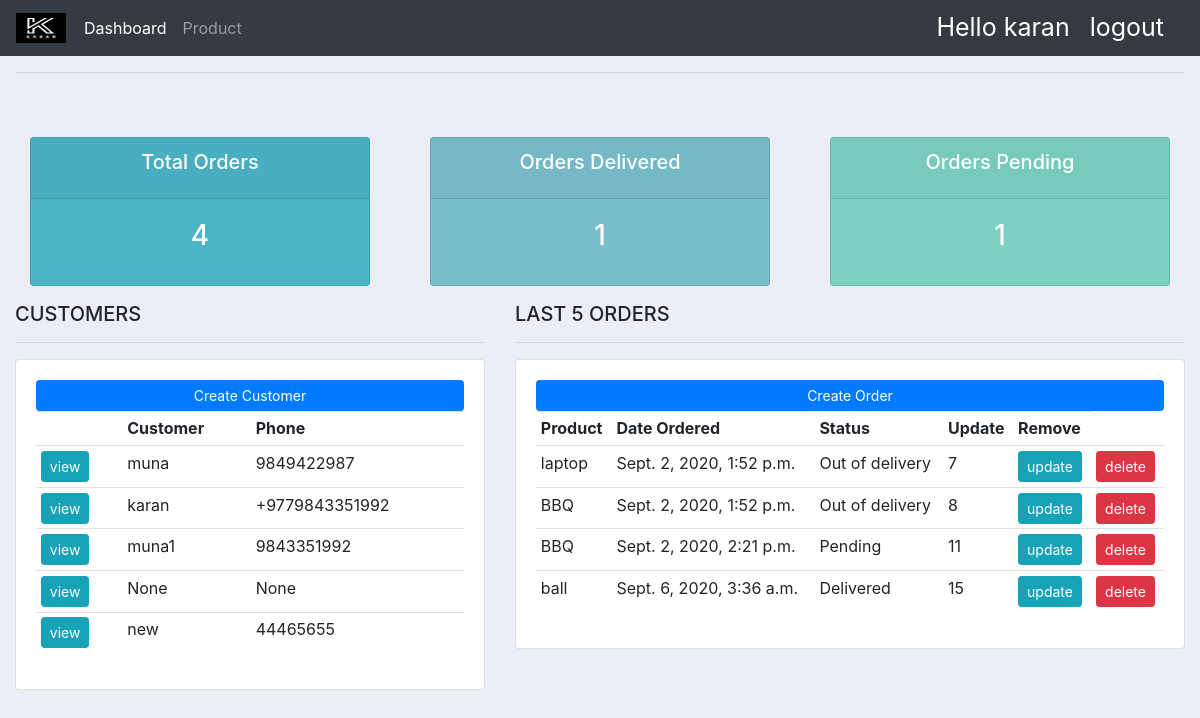
The app's page / (signed in) with its own data.
### accounts/models.py (models this page shows, shortened)
class Customer(models.Model):
	user=models.OneToOneField(User,null=True,blank=True,on_delete=models.CASCADE)
	name=models.CharField(max_length=200,null=True)
	phone=models.CharField(max_length=200,null=True)
	email=models.CharField(max_length=200,null=True)
	profile_pic=models.ImageField(default="logo.png",null=True,blank=True)
	date_created=models.DateTimeField(auto_now_add=True)

class Order(models.Model):
	STATUS=(
		('Pending','Pending'),
		('Out of delivery','Out of delivery'),
		('Delivered','Delivered'),
		)
	customer=models.ForeignKey(Customer,null=True,on_delete=models.SET_NULL)
	product=models.ForeignKey(Product,null=True,on_delete=models.SET_NULL)
	date_created=models.DateTimeField(auto_now_add=True,null=True)
	status=models.CharField(max_length=200,null=True,choices=STATUS)

class Product(models.Model):
	CATEGORY=(
			('Indoor','Indoor'),
			('out door','Out door'),
			)
	name=models.CharField(max_length=200,null=True)
	price=models.FloatField(null=True)
	category=models.CharField(max_length=200,null=True,choices=CATEGORY)
	descrption=models.CharField(max_length=200,null=True,blank=True)
	date_created=models.DateTimeField(auto_now_add=True)
	tags=models.ManyToManyField(Tag)
	def __str__(self):
		return self.name

### accounts/decorators.py (the view)
	def wrapper_function(request,*args,**kwargs):
		group = None
		if request.user.groups.exists():
			group=request.user.groups.all()[0].name
		if group =='customer':
			return redirect('user-page')
		if group =='admin':
			return view_func(request,*args,**kwargs)

### accounts/views.py (called while the page is built)
@login_required(login_url='login')
@admin_only
def home(request):
	orders=Order.objects.all()
	customers=Customer.objects.all()
	total_orders=orders.count()
	total_customers=customers.count()
	delivered=orders.filter(status='Delivered').count()
	pending=orders.filter(status='Pending').count()
	context={'orders':orders,'customers':customers,'total_customers':total_customers,'total_orders':total_orders,'delivered':delivered,'pending':pending}
	return render(request,'accounts/dashboard.html',context)

### accounts/templates/accounts/dashboard.html
{% extends 'accounts/main.html' %}
{% block content %}
<br>
	{% include 'accounts/status.html' %}
<div class="row">
	<div class="col-md-5">
		<h5>CUSTOMERS</h5>
		<hr>
		<div class="card card-body">
			<a class="btn btn-primary btn-sm btn-block" href="">Create Customer</a>
			<table class="table table-sm">
				<tr>
					<th></th>
					<th>Customer</th>
					<th>Phone</th>
				</tr>
				{% for c in customers %}
				<tr>
					<td><a class="btn btn-sm btn-info" href="{% url 'customer' c.id %}" >view</a></td>
					<td>{{c.name}}</td>
					<td>{{c.phone}}</td>
				</tr>
				{% endfor %}
			</table>
	</div>
</div>
<div class="col-md-7">
	<h5>LAST 5 ORDERS</h5>
	<hr>
	<div class="card card-body">
 		<a class="btn btn-primary  btn-sm btn-block" href="">
		Create Order
		</a>
 		<table class="table table-sm">
			<tr>
				<th>Product</th>
				<th>Date Ordered</th>
				<th>Status</th>
				<th>Update</th>
				<th>Remove</th>
			</tr>
			{% for o in orders %}
				<tr>
					<td>{{o.product}}</td>
					<td>{{o.date_created}}</td>
					<td>{{o.status}}</td>
					<td>{{o.id}}</td>
					<td><a class="btn btn-sm btn-info" href="{% url 'updateOrder' o.id %}">update</td>
					<td><a class="btn btn-sm btn-danger" href="{% url 'deleteOrder' o.id %}">delete</td>
				</tr>
				{% endfor %}
		</table>
</div>
{% endblock %}

### accounts/templates/accounts/main.html (shortened to what this page needs)
{% load static %}
<!DOCTYPE html>
<html>
<head>
</head>
<link rel="stylesheet" href="https://stackpath.bootstrapcdn.com/bootstrap/4.5.2/css/bootstrap.min.css">
<link rel="stylesheet" type="text/css" href="{% static '/css/main.css' %}">
<body>
	{% include 'accounts/navbar.html' %}
	<div class="container-fluid">
	<hr>
	{% block content %}
	{% endblock %}
	</div>
</body>
</html>

### accounts/templates/accounts/navbar.html
{% load static %}
<nav class="navbar navbar-expand-lg navbar-dark bg-dark">
	<img id="logo" src="{% static '/images/logo.png' %}">
  <div class="collapse navbar-collapse" id="navbarSupportedContent">
    <ul class="navbar-nav mr-auto">
      {% if request.user.is_staff %}
      <li class="nav-item active">
        <a class="nav-link" href="{% url 'home' %}">Dashboard</a>
      </li>
      <li class="nav-item">
        <a class="nav-link" href="{% url 'products' %}">Product</a>
      </li>
      {% else %}
      <a class="nav-link" href="{% url 'account' %}" style="font-size: 20px;">Setting</a>
      </li>
      {% endif %}
    </ul>
    <span id="hello-msg" class="hello-msg">Hello {{request.user}}</span>
    <span><a class="hello-msg" href="{% url 'logout'%}">logout</a></span>
  </div>
</nav>

### accounts/templates/accounts/status.html
<br>
<div class="row">
	<div class="col">
		<div class="col-md">
			<div class="card text-center text-white mb-3" id="total-orders">
				<div class="card-header">
				<h5 class="card-title">Total Orders</h5>
				</div>
				<div class="card-body">
				<h3 class="card-title">{{total_orders}}</h3>
				</div>
			</div>
		</div>
	</div>
	<div class="col">
		<div class="col-md">
			<div class="card text-center text-white mb-3" id="orders-delivered">
				<div class="card-header">
					<h5 class="card-title">Orders Delivered</h5>
				</div>
				<div class="card-body">
					<h3 class="card-title">{{delivered}}</h3>
				</div>
			</div>
		</div>
	</div>
	<div class="col">
		<div class="col-md">
			<div class="card text-center text-white mb-3" id="orders-pending">
				<div class="card-header">
					<h5 class="card-title">Orders Pending</h5>
				</div>
				<div class="card-body">
					<h3 class="card-title">{{pending}}</h3>
				</div>
			</div>
		</div>
	</div>
</div>

### static/css/main.css (style rules this page uses)
#logo { height: 30px; width: 50px; margin-right: 10px; }
body { background-color: #ebeff5; }
#total-orders { background-color: #4cb4c7; }
#orders-delivered { background-color: #7abecc; }
#orders-pending { background-color: #7CD1C0; }
.hello-msg { font-size: 25px; color: #fff; margin-right: 20px; }

### records on screen
Customer: name "muna", phone "9849422987"
Customer: name "karan", phone "+9779843351992"
Customer: name "muna1", phone "9843351992"
Customer: name "None", phone "None"
Customer: name "new", phone "44465655"
Order: product "laptop", date_created "Sept. 2, 2020, 1:52 p.m.", status "Out of delivery", id "7"
Order: product "BBQ", date_created "Sept. 2, 2020, 1:52 p.m.", status "Out of delivery", id "8"
Order: product "BBQ", date_created "Sept. 2, 2020, 2:21 p.m.", status "Pending", id "11"
Order: product "ball", date_created "Sept. 6, 2020, 3:36 a.m.", status "Delivered", id "15"

### other values on screen
{{ request.user }} "karan"
{{ total_orders }} "4"
{{ delivered }} "1"
{{ pending }} "1"
